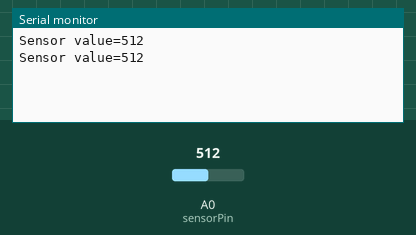
This sketch was run on a simulated Arduino Uno, built with avr-gcc and run on an emulated ATmega328P. On the bench: the last lines printed to the serial monitor. The inputs (shaded band) are chosen by the test bench; at power-on: A0 (sensorPin) = 512.

Above: at 1.8 s.
1.9 s: A0 (sensorPin) set to 716
At 2.6 s:
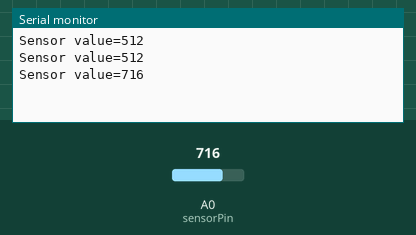
3.4 s: A0 (sensorPin) set to 900
At 4.8 s:
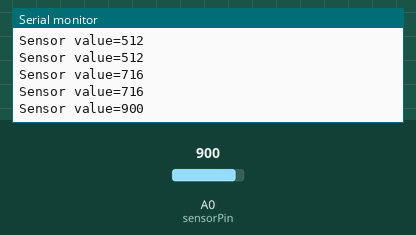
Timing chart, 0 to 6.4 s (numbered marks = the images above; inputs shaded):
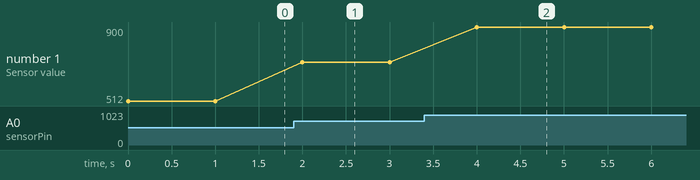

The sketch:

AnalogInput.ino
```cpp
int sensorPin = A0;    // select the input pin for the potentiometer
int sensorValue = 0;  // variable to store the value coming from the sensor

void setup() {
  Serial.begin(9600);
}

void loop() {
  // read the value from the sensor:
  sensorValue = analogRead(sensorPin);
  Serial.print("Sensor value=");
  Serial.println(sensorValue);
  delay(1000);
}
```

Measured:
- after the input at 1.9 s, the serial monitor: prints a new line after 0.10 s (image 1)
- after the input at 3.4 s, the serial monitor: prints a new line after 0.60 s (image 2)
- plotted number 1: 512 → 716 after the input at 1.9 s, 716 → 900 after the input at 3.4 s
